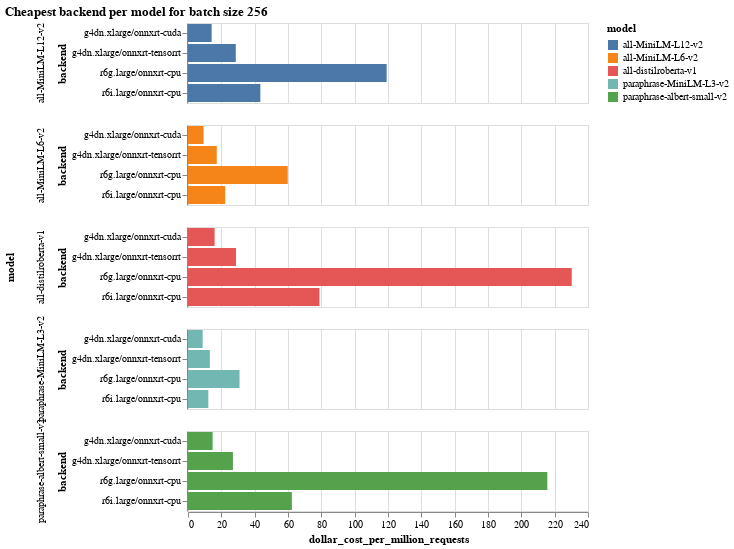

The code cell stored with this chart in its notebook:
### Code cell
alt.Chart(df[df['batch_size'] == 256]).mark_bar().encode(
    y='backend',
    x='dollar_cost_per_million_requests',
    color='model',
    row='model'
).properties(title='Cheapest backend per model for batch size 256')

### Figure 1 — Vega-Lite specification as saved in the notebook (floating-point values rounded to 4 significant figures)
{"$schema": "https://vega.github.io/schema/vega-lite/v4.17.0.json", "config": {"view": {"continuousHeight": 300, "continuousWidth": 400}}, "data": {"name": "data-903c04fa77a873f16255d6f3c234e316"}, "datasets": {"data-903c04fa77a873f16255d6f3c234e316": [{"backend": "r6i.large/onnxrt-cpu", "batch_size": 256, "dollar_cost_per_million_requests": 43.41, "model": "all-MiniLM-L12-v2", "time_ms": 1240.0}, {"backend": "r6g.large/onnxrt-cpu", "batch_size": 256, "dollar_cost_per_million_requests": 119.2, "model": "all-MiniLM-L12-v2", "time_ms": 4257.0}, {"backend": "g4dn.xlarge/onnxrt-cuda", "batch_size": 256, "dollar_cost_per_million_requests": 14.2, "model": "all-MiniLM-L12-v2", "time_ms": 97.16}, {"backend": "g4dn.xlarge/onnxrt-tensorrt", "batch_size": 256, "dollar_cost_per_million_requests": 28.67, "model": "all-MiniLM-L12-v2", "time_ms": 196.2}, {"backend": "r6i.large/onnxrt-cpu", "batch_size": 256, "dollar_cost_per_million_requests": 22.31, "model": "all-MiniLM-L6-v2", "time_ms": 637.5}, {"backend": "r6g.large/onnxrt-cpu", "batch_size": 256, "dollar_cost_per_million_requests": 59.85, "model": "all-MiniLM-L6-v2", "time_ms": 2138.0}, {"backend": "g4dn.xlarge/onnxrt-cuda", "batch_size": 256, "dollar_cost_per_million_requests": 9.344, "model": "all-MiniLM-L6-v2", "time_ms": 63.95}, {"backend": "g4dn.xlarge/onnxrt-tensorrt", "batch_size": 256, "dollar_cost_per_million_requests": 17.26, "model": "all-MiniLM-L6-v2", "time_ms": 118.1}, {"backend": "r6i.large/onnxrt-cpu", "batch_size": 256, "dollar_cost_per_million_requests": 78.88, "model": "all-distilroberta-v1", "time_ms": 2254.0}, {"backend": "r6g.large/onnxrt-cpu", "batch_size": 256, "dollar_cost_per_million_requests": 230.2, "model": "all-distilroberta-v1", "time_ms": 8223.0}, {"backend": "g4dn.xlarge/onnxrt-cuda", "batch_size": 256, "dollar_cost_per_million_requests": 15.96, "model": "all-distilroberta-v1", "time_ms": 109.3}, {"backend": "g4dn.xlarge/onnxrt-tensorrt", "batch_size": 256, "dollar_cost_per_million_requests": 28.81, "model": "all-distilroberta-v1", "time_ms": 197.2}, {"backend": "r6i.large/onnxrt-cpu", "batch_size": 256, "dollar_cost_per_million_requests": 62.32, "model": "paraphrase-albert-small-v2", "time_ms": 1781.0}, {"backend": "r6g.large/onnxrt-cpu", "batch_size": 256, "dollar_cost_per_million_requests": 215.6, "model": "paraphrase-albert-small-v2", "time_ms": 7700.0}, {"backend": "g4dn.xlarge/onnxrt-cuda", "batch_size": 256, "dollar_cost_per_million_requests": 14.76, "model": "paraphrase-albert-small-v2", "time_ms": 101.0}, {"backend": "g4dn.xlarge/onnxrt-tensorrt", "batch_size": 256, "dollar_cost_per_million_requests": 26.96, "model": "paraphrase-albert-small-v2", "time_ms": 184.5}, {"backend": "r6i.large/onnxrt-cpu", "batch_size": 256, "dollar_cost_per_million_requests": 12.21, "model": "paraphrase-MiniLM-L3-v2", "time_ms": 348.7}, {"backend": "r6g.large/onnxrt-cpu", "batch_size": 256, "dollar_cost_per_million_requests": 30.92, "model": "paraphrase-MiniLM-L3-v2", "time_ms": 1104.0}, {"backend": "g4dn.xlarge/onnxrt-cuda", "batch_size": 256, "dollar_cost_per_million_requests": 8.813, "model": "paraphrase-MiniLM-L3-v2", "time_ms": 60.32}, {"backend": "g4dn.xlarge/onnxrt-tensorrt", "batch_size": 256, "dollar_cost_per_million_requests": 13.12, "model": "paraphrase-MiniLM-L3-v2", "time_ms": 89.77}]}, "encoding": {"color": {"field": "model", "type": "nominal"}, "row": {"field": "model", "type": "nominal"}, "x": {"field": "dollar_cost_per_million_requests", "type": "quantitative"}, "y": {"field": "backend", "type": "nominal"}}, "mark": "bar", "title": "Cheapest backend per model for batch size 256"}
